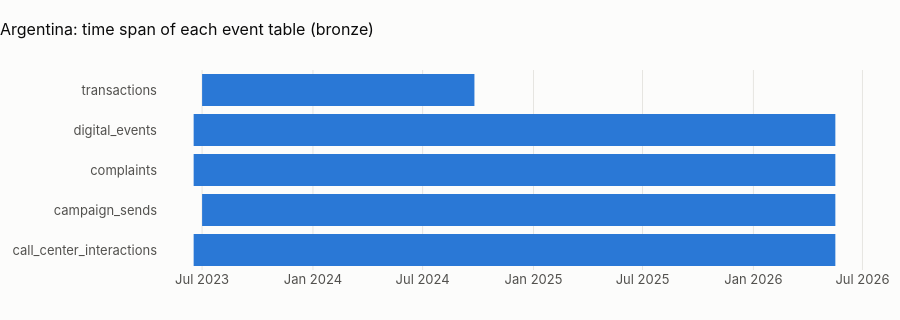

Notebook source saved alongside this figure:
### Markdown cell above
## 3 · Size and time coverage (raw bronze)
Rows and the first and last partition of every table: the coverage a model, a mart or a drift check can rely on.
This table is written to `reports/tables` so the comparisons never need a lakehouse.

### Code cell
con = duckdb.connect()
size = []
for r in cut.itertuples():
    zone_dir = country.BACKUP_DIR if r.zone == "backup" else r.zone
    glob = f"{pl.lake}/{zone_dir}/{r.table}/*/*.parquet"
    first, last, days = con.sql(f"""
        select min(_partition_date)::date, max(_partition_date)::date, count(distinct _partition_date)
        from read_parquet('{glob}', union_by_name = true, hive_partitioning = false)""").fetchone()
    size.append(
        {
            "dataset": DATASET,
            "country": COUNTRY,
            "zone": r.zone,
            "table": r.table,
            "rows": int(r.rows_kept),
            "first_partition": first,
            "last_partition": last,
            "partitions": int(days),
        }
    )
con.close()
size = pd.DataFrame(size)
size.to_csv(OUT / f"{PREFIX}_{COUNTRY.lower()}_size.csv", index=False)
show(size, paging=False)
events = size[(size.zone == "bronze_raw") & (size.partitions > 1)]
fig = px.timeline(
    events.assign(
        first_partition=pd.to_datetime(events.first_partition),
        last_partition=pd.to_datetime(events.last_partition),
    ),
    x_start="first_partition",
    x_end="last_partition",
    y="table",
    title=f"{CTRY.title}: time span of each event table (bronze)",
)
fig.update_layout(height=320, yaxis_title=None)
fig.show()
spans = events.set_index("table")
short = spans[spans.last_partition < spans.last_partition.max()]
display(
    Markdown(
        f"**Event tables run from {spans.first_partition.min()} to {spans.last_partition.max()}.** "
        + (
            "Every event table covers the same window."
            if not len(short)
            else "Tables that stop early: "
            + ", ".join(
                f"`{t}` (last partition {r.last_partition}, {r.partitions} days)"
                for t, r in short.iterrows()
            )
            + ". Every window-based feature, label and mart computed after that date sees no activity from them: "
            "the notebooks below report the consequences."
        )
    )
)

### Figure 1 — Plotly figure (JSON) as saved in the notebook; plotly's stock layout.template omitted (floating-point values rounded to 4 significant figures)
{"data": [{"base": ["2023-06-17T00:00:00", "2023-07-01T00:00:00", "2023-06-17T00:00:00", "2023-06-17T00:00:00", "2023-07-01T00:00:00"], "hovertemplate": "first_partition=%{base}<br>last_partition=%{x}<br>table=%{y}<extra></extra>", "legendgroup": "", "marker": {"color": "#2a78d6", "pattern": {"shape": ""}}, "name": "", "orientation": "h", "showlegend": false, "textposition": "auto", "type": "bar", "x": [92016000000, 90806400000, 92016000000, 92016000000, 39052800000], "xaxis": "x", "y": ["call_center_interactions", "campaign_sends", "complaints", "digital_events", "transactions"], "yaxis": "y"}], "layout": {"barmode": "overlay", "height": 320, "legend": {"tracegroupgap": 0}, "title": {"text": "Argentina: time span of each event table (bronze)"}, "xaxis": {"anchor": "y", "domain": [0.0, 1.0], "type": "date"}, "yaxis": {"anchor": "x", "domain": [0.0, 1.0], "title": {}}}}
